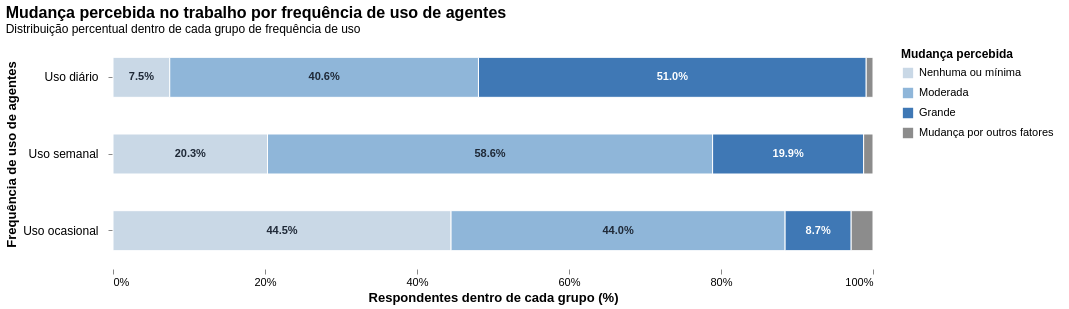

Notebook code cell kept with this figure:
### Code cell
import numpy as np
import altair as alt

# Preparação dos dados
df_agents = (
    df_analysis[['ResponseId', 'AIAgents', 'AIAgentChange']]
    .dropna(subset=['AIAgents', 'AIAgentChange'])
    .copy()
)

# Selecionar somente respondentes que utilizam agentes de IA
df_agents = (
    df_agents
    .loc[df_agents['AIAgents'].str.startswith('Yes', na=False)]
    .copy()
)

# Padronização da frequência de uso
frequencia = df_agents['AIAgents'].str.lower()

df_agents['Uso'] = np.select(
    [
        frequencia.str.contains('daily'),
        frequencia.str.contains('weekly'),
        frequencia.str.contains('monthly|infrequently', regex=True)
    ],
    [
        'Uso diário',
        'Uso semanal',
        'Uso ocasional'
    ],
    default='Não classificado'
)

# Padronização da percepção de mudança
mudanca = df_agents['AIAgentChange'].str.lower()

df_agents['Mudanca'] = np.select(
    [
        mudanca.str.contains('non-ai|non ai|other factors', regex=True),
        mudanca.str.contains('not at all|minimal', regex=True),
        mudanca.str.contains('somewhat'),
        mudanca.str.contains('great extent|significant', regex=True)
    ],
    [
        'Mudança por outros fatores',
        'Nenhuma ou mínima',
        'Moderada',
        'Grande'
    ],
    default='Não classificado'
)

# Verificação das categorias
nao_classificados = df_agents.loc[
    (df_agents['Uso'] == 'Não classificado') |
    (df_agents['Mudanca'] == 'Não classificado')
]

if not nao_classificados.empty:
    display(
        nao_classificados[
            ['AIAgents', 'AIAgentChange']
        ].drop_duplicates()
    )
    raise ValueError('Existem categorias que precisam ser classificadas.')

# Agregação dos dados
df_agents_plot = (
    df_agents
    .groupby(['Uso', 'Mudanca'])
    .size()
    .reset_index(name='Quantidade')
)

df_agents_plot['Total_grupo'] = (
    df_agents_plot.groupby('Uso')['Quantidade'].transform('sum')
)

df_agents_plot['Percentual'] = (
    df_agents_plot['Quantidade'] /
    df_agents_plot['Total_grupo'] * 100
)

# Ordenação das categorias
ordem_uso = [
    'Uso diário',
    'Uso semanal',
    'Uso ocasional'
]

ordem_mudanca = [
    'Nenhuma ou mínima',
    'Moderada',
    'Grande',
    'Mudança por outros fatores'
]

df_agents_plot['Ordem'] = df_agents_plot['Mudanca'].map(
    {categoria: i for i, categoria in enumerate(ordem_mudanca)}
)

df_agents_plot = (
    df_agents_plot
    .sort_values(['Uso', 'Ordem'])
    .copy()
)

# Cálculo das posições dos segmentos
df_agents_plot['Fim'] = (
    df_agents_plot.groupby('Uso')['Percentual'].cumsum()
)

df_agents_plot['Inicio'] = (
    df_agents_plot['Fim'] - df_agents_plot['Percentual']
)

df_agents_plot['Centro'] = (
    (df_agents_plot['Inicio'] + df_agents_plot['Fim']) / 2
)

# Rótulos dos percentuais
df_agents_plot['Rotulo'] = df_agents_plot['Percentual'].apply(
    lambda x: f'{x:.1f}%' if x >= 6 else ''
)

# Base
base = alt.Chart(df_agents_plot).encode(
    y=alt.Y(
        'Uso:N',
        title='Frequência de uso de agentes',
        sort=ordem_uso,
        axis=alt.Axis(
            labelFontSize=12,
            titleFontSize=13,
            labelPadding=10
        )
    )
)

# Barras
barras = base.mark_bar(
    size=40,
    stroke='white',
    strokeWidth=1
).encode(
    x=alt.X(
        'Inicio:Q',
        title='Respondentes dentro de cada grupo (%)',
        scale=alt.Scale(domain=[0, 100]),
        axis=alt.Axis(
            labelExpr="datum.value + '%'",
            labelFontSize=11,
            titleFontSize=13,
            tickCount=6,
            grid=False
        )
    ),
    x2='Fim:Q',
    color=alt.Color(
        'Mudanca:N',
        title='Mudança percebida',
        scale=alt.Scale(
            domain=ordem_mudanca,
            range=[
                '#C9D8E6',
                '#8FB6D9',
                '#3F78B5',
                '#8C8C8C'
            ]
        ),
        legend=alt.Legend(
            orient='right',
            titleFontSize=12,
            labelFontSize=11,
            symbolType='square',
            symbolSize=140,
            padding=10
        )
    ),
    tooltip=[
        alt.Tooltip('Uso:N', title='Frequência'),
        alt.Tooltip('Mudanca:N', title='Mudança percebida'),
        alt.Tooltip('Quantidade:Q', title='Respondentes', format=',d'),
        alt.Tooltip('Total_grupo:Q', title='Total do grupo', format=',d'),
        alt.Tooltip('Percentual:Q', title='Percentual (%)', format='.1f')
    ]
)

# Texto
texto = base.mark_text(
    fontSize=11,
    fontWeight='bold'
).encode(
    x='Centro:Q',
    text='Rotulo:N',
    color=alt.condition(
        alt.datum.Mudanca == 'Grande',
        alt.value('white'),
        alt.value('#1F2937')
    )
)

# Gráfico final
grafico_agents = (
    (barras + texto)
    .properties(
        title=alt.TitleParams(
            text='Mudança percebida no trabalho por frequência de uso de agentes',
            subtitle='Distribuição percentual dentro de cada grupo de frequência de uso',
            anchor='start',
            fontSize=16,
            subtitleFontSize=12
        ),
        width=760,
        height=230
    )
    .configure_view(stroke=None)
    .configure_axis(
        domain=False
    )
    .configure_legend(
        titleLimit=180,
        labelLimit=180
    )
)

grafico_agents

### Figure 1 — Vega-Lite specification as saved in the notebook (floating-point values rounded to 4 significant figures)
{"config": {"view": {"continuousWidth": 300, "continuousHeight": 300, "stroke": null}, "axis": {"domain": false}, "legend": {"labelLimit": 180, "titleLimit": 180}}, "layer": [{"mark": {"type": "bar", "size": 40, "stroke": "white", "strokeWidth": 1}, "encoding": {"color": {"field": "Mudanca", "legend": {"labelFontSize": 11, "orient": "right", "padding": 10, "symbolSize": 140, "symbolType": "square", "titleFontSize": 12}, "scale": {"domain": ["Nenhuma ou mínima", "Moderada", "Grande", "Mudança por outros fatores"], "range": ["#C9D8E6", "#8FB6D9", "#3F78B5", "#8C8C8C"]}, "title": "Mudança percebida", "type": "nominal"}, "tooltip": [{"field": "Uso", "title": "Frequência", "type": "nominal"}, {"field": "Mudanca", "title": "Mudança percebida", "type": "nominal"}, {"field": "Quantidade", "format": ",d", "title": "Respondentes", "type": "quantitative"}, {"field": "Total_grupo", "format": ",d", "title": "Total do grupo", "type": "quantitative"}, {"field": "Percentual", "format": ".1f", "title": "Percentual (%)", "type": "quantitative"}], "x": {"axis": {"grid": false, "labelExpr": "datum.value + '%'", "labelFontSize": 11, "tickCount": 6, "titleFontSize": 13}, "field": "Inicio", "scale": {"domain": [0, 100]}, "title": "Respondentes dentro de cada grupo (%)", "type": "quantitative"}, "x2": {"field": "Fim"}, "y": {"axis": {"labelFontSize": 12, "labelPadding": 10, "titleFontSize": 13}, "field": "Uso", "sort": ["Uso diário", "Uso semanal", "Uso ocasional"], "title": "Frequência de uso de agentes", "type": "nominal"}}}, {"mark": {"type": "text", "fontSize": 11, "fontWeight": "bold"}, "encoding": {"color": {"condition": {"test": "(datum.Mudanca === 'Grande')", "value": "white"}, "value": "#1F2937"}, "text": {"field": "Rotulo", "type": "nominal"}, "x": {"field": "Centro", "type": "quantitative"}, "y": {"axis": {"labelFontSize": 12, "labelPadding": 10, "titleFontSize": 13}, "field": "Uso", "sort": ["Uso diário", "Uso semanal", "Uso ocasional"], "title": "Frequência de uso de agentes", "type": "nominal"}}}], "data": {"name": "data-3fa652a5ced9863b7223c53b055c2528"}, "height": 230, "title": {"text": "Mudança percebida no trabalho por frequência de uso de agentes", "anchor": "start", "fontSize": 16, "subtitle": "Distribuição percentual dentro de cada grupo de frequência de uso", "subtitleFontSize": 12}, "width": 760, "$schema": "https://vega.github.io/schema/vega-lite/v6.4.1.json", "datasets": {"data-3fa652a5ced9863b7223c53b055c2528": [{"Uso": "Uso diário", "Mudanca": "Nenhuma ou mínima", "Quantidade": 334, "Total_grupo": 4473, "Percentual": 7.467, "Ordem": 0, "Fim": 7.467, "Inicio": 0.0, "Centro": 3.734, "Rotulo": "7.5%"}, {"Uso": "Uso diário", "Mudanca": "Moderada", "Quantidade": 1817, "Total_grupo": 4473, "Percentual": 40.62, "Ordem": 1, "Fim": 48.09, "Inicio": 7.467, "Centro": 27.78, "Rotulo": "40.6%"}, {"Uso": "Uso diário", "Mudanca": "Grande", "Quantidade": 2282, "Total_grupo": 4473, "Percentual": 51.02, "Ordem": 2, "Fim": 99.11, "Inicio": 48.09, "Centro": 73.6, "Rotulo": "51.0%"}, {"Uso": "Uso diário", "Mudanca": "Mudança por outros fatores", "Quantidade": 40, "Total_grupo": 4473, "Percentual": 0.8943, "Ordem": 3, "Fim": 100.0, "Inicio": 99.11, "Centro": 99.55, "Rotulo": ""}, {"Uso": "Uso ocasional", "Mudanca": "Nenhuma ou mínima", "Quantidade": 1100, "Total_grupo": 2473, "Percentual": 44.48, "Ordem": 0, "Fim": 44.48, "Inicio": 0.0, "Centro": 22.24, "Rotulo": "44.5%"}, {"Uso": "Uso ocasional", "Mudanca": "Moderada", "Quantidade": 1087, "Total_grupo": 2473, "Percentual": 43.95, "Ordem": 1, "Fim": 88.44, "Inicio": 44.48, "Centro": 66.46, "Rotulo": "44.0%"}, {"Uso": "Uso ocasional", "Mudanca": "Grande", "Quantidade": 215, "Total_grupo": 2473, "Percentual": 8.694, "Ordem": 2, "Fim": 97.13, "Inicio": 88.44, "Centro": 92.78, "Rotulo": "8.7%"}, {"Uso": "Uso ocasional", "Mudanca": "Mudança por outros fatores", "Quantidade": 71, "Total_grupo": 2473, "Percentual": 2.871, "Ordem": 3, "Fim": 100.0, "Inicio": 97.13, "Centro": 98.56, "Rotulo": ""}, {"Uso": "Uso semanal", "Mudanca": "Nenhuma ou mínima", "Quantidade": 578, "Total_grupo": 2843, "Percentual": 20.33, "Ordem": 0, "Fim": 20.33, "Inicio": 0.0, "Centro": 10.17, "Rotulo": "20.3%"}, {"Uso": "Uso semanal", "Mudanca": "Moderada", "Quantidade": 1665, "Total_grupo": 2843, "Percentual": 58.56, "Ordem": 1, "Fim": 78.9, "Inicio": 20.33, "Centro": 49.61, "Rotulo": "58.6%"}, {"Uso": "Uso semanal", "Mudanca": "Grande", "Quantidade": 565, "Total_grupo": 2843, "Percentual": 19.87, "Ordem": 2, "Fim": 98.77, "Inicio": 78.9, "Centro": 88.83, "Rotulo": "19.9%"}, {"Uso": "Uso semanal", "Mudanca": "Mudança por outros fatores", "Quantidade": 35, "Total_grupo": 2843, "Percentual": 1.231, "Ordem": 3, "Fim": 100.0, "Inicio": 98.77, "Centro": 99.38, "Rotulo": ""}]}}
